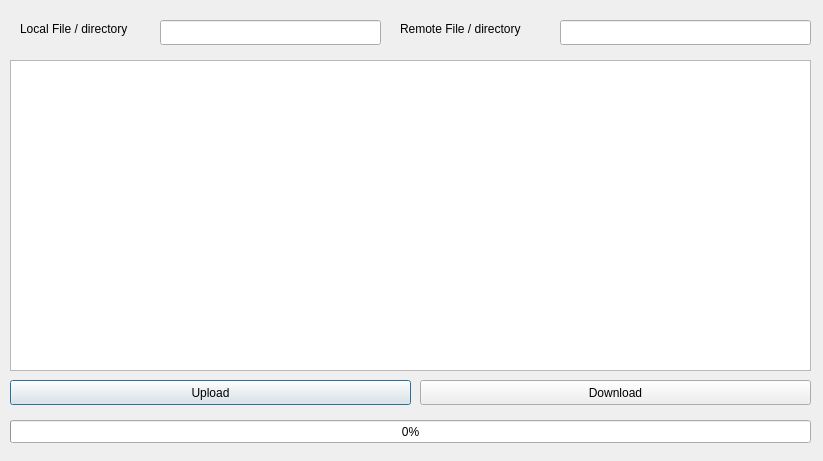
<?xml version="1.0" encoding="UTF-8"?>
<ui version="4.0">
 <class>DialogFTP</class>
 <widget class="QDialog" name="DialogFTP">
  <property name="geometry">
   <rect>
    <x>0</x>
    <y>0</y>
    <width>823</width>
    <height>461</height>
   </rect>
  </property>
  <property name="windowTitle">
   <string>Dialog</string>
  </property>
  <widget class="QLabel" name="label">
   <property name="geometry">
    <rect>
     <x>20</x>
     <y>20</y>
     <width>141</width>
     <height>17</height>
    </rect>
   </property>
   <property name="text">
    <string>Local File / directory</string>
   </property>
  </widget>
  <widget class="QLabel" name="label_2">
   <property name="geometry">
    <rect>
     <x>400</x>
     <y>20</y>
     <width>161</width>
     <height>17</height>
    </rect>
   </property>
   <property name="text">
    <string>Remote File / directory</string>
   </property>
  </widget>
  <widget class="QLineEdit" name="lineEditLocalFiles">
   <property name="geometry">
    <rect>
     <x>160</x>
     <y>20</y>
     <width>221</width>
     <height>25</height>
    </rect>
   </property>
  </widget>
  <widget class="QLineEdit" name="lineEditRemoteFiles">
   <property name="geometry">
    <rect>
     <x>560</x>
     <y>20</y>
     <width>251</width>
     <height>25</height>
    </rect>
   </property>
  </widget>
  <widget class="QTreeView" name="treeView">
   <property name="geometry">
    <rect>
     <x>10</x>
     <y>60</y>
     <width>801</width>
     <height>311</height>
    </rect>
   </property>
  </widget>
  <widget class="QPushButton" name="pushButtonUpload">
   <property name="geometry">
    <rect>
     <x>10</x>
     <y>380</y>
     <width>401</width>
     <height>25</height>
    </rect>
   </property>
   <property name="text">
    <string>Upload</string>
   </property>
  </widget>
  <widget class="QPushButton" name="pushButtonDownload">
   <property name="geometry">
    <rect>
     <x>420</x>
     <y>380</y>
     <width>391</width>
     <height>25</height>
    </rect>
   </property>
   <property name="text">
    <string>Download</string>
   </property>
  </widget>
  <widget class="QProgressBar" name="progressBar">
   <property name="geometry">
    <rect>
     <x>10</x>
     <y>420</y>
     <width>801</width>
     <height>23</height>
    </rect>
   </property>
   <property name="value">
    <number>0</number>
   </property>
  </widget>
 </widget>
 <resources/>
 <connections/>
</ui>
